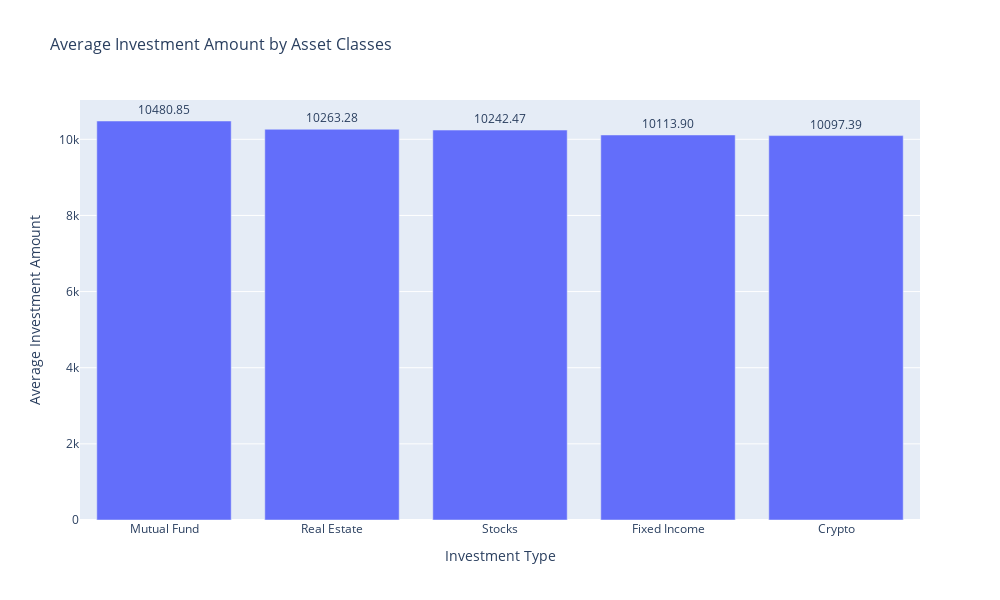

The notebook cell saved with this chart:
### Markdown cell above
From early 2020 to late 2024, monthly investments showed a consistent upward trend, indicating growing investor activity or confidence, with a notably steeper increase in the rate of investment growth occurring around early 2021, potentially due to market recovery, policy changes, or successful financial products. This growth culminated in peak monthly investment values exceeding `4.5 million` in early to mid-2024, suggesting a period of heightened investor interest or market performance.

Next, we turn our attention to asset classes to understand how investors interacted with different investment instruments during the period.

### Code cell
# Group and prepare the data
invtype_data = round(df.groupby('InvestmentType')['Amount'].mean().reset_index(), 2)
invtype_data = invtype_data.sort_values('Amount', ascending=False)

print(invtype_data)

# Plot using Plotly Express
fig = px.bar(
    invtype_data,
    x='InvestmentType',
    y='Amount',
    #orientation = 'h',
    text='Amount',
    title='Average Investment Amount by Asset Classes',
    labels={'InvestmentType': 'Investment Type', 'Amount': 'Average Amount'})

fig.update_traces(texttemplate='%{text:.2f}', textposition='outside')
fig.update_layout(
    xaxis_title='Investment Type',
    yaxis_title='Average Investment Amount',
    title_font_size=16,
    uniformtext_minsize=8,
    uniformtext_mode='hide',
    width = 1000, height = 600)

fig.show()

### Figure 1 — Plotly figure (JSON) as saved in the notebook; plotly's stock layout.template omitted (floating-point values rounded to 4 significant figures)
{"data": [{"alignmentgroup": "True", "hovertemplate": "Investment Type=%{x}<br>Average Amount=%{text}<extra></extra>", "legendgroup": "", "marker": {"color": "#636efa", "pattern": {"shape": ""}}, "name": "", "offsetgroup": "", "orientation": "v", "showlegend": false, "text": [10480.0, 10260.0, 10240.0, 10110.0, 10100.0], "textposition": "outside", "texttemplate": "%{text:.2f}", "type": "bar", "x": ["Mutual Fund", "Real Estate", "Stocks", "Fixed Income", "Crypto"], "xaxis": "x", "y": [10480.0, 10260.0, 10240.0, 10110.0, 10100.0], "yaxis": "y"}], "layout": {"barmode": "relative", "height": 600, "legend": {"tracegroupgap": 0}, "title": {"font": {"size": 16}, "text": "Average Investment Amount by Asset Classes"}, "uniformtext": {"minsize": 8, "mode": "hide"}, "width": 1000, "xaxis": {"anchor": "y", "domain": [0, 1], "title": {"text": "Investment Type"}}, "yaxis": {"anchor": "x", "domain": [0, 1], "title": {"text": "Average Investment Amount"}}}}
